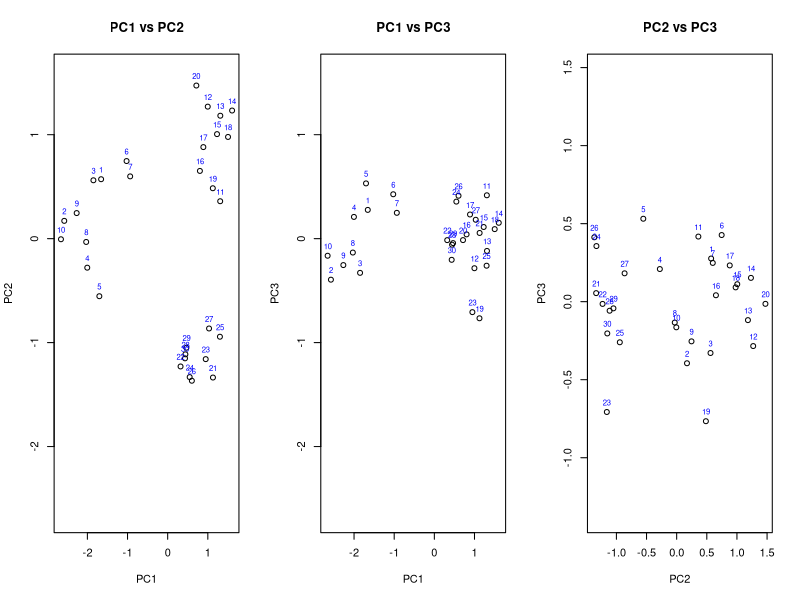

This figure's R source:
## ---- chunk 1
knitr::opts_chunk$set(echo = TRUE, message = FALSE, warning = FALSE)
## ---- chunk 2
mydata = read.table(file = "PCA_data.csv", header = TRUE, row.names = 1, sep = ",")
mydata.pca = prcomp(mydata, retx = TRUE, center = TRUE, scale = TRUE)

sd = mydata.pca$sdev
loadings = mydata.pca$rotation
rownames(loadings) = colnames(mydata)
scores = mydata.pca$x
## ---- chunk 3
# Standardize the original data
Z = scale(mydata, center = mydata.pca$center, scale = mydata.pca$scale)

# Compute PCA scores manually
manual_scores = Z %*% loadings
manual_scores

cat("\nMax absolute difference:", max(abs(manual_scores - scores)), "\n")
## ---- chunk 4
eigenvalues = sd^2
pct_var = eigenvalues / sum(eigenvalues) * 100

var_table = data.frame(
  Component = paste0("PC", 1:length(sd)),
  Eigenvalue = round(eigenvalues, 4),
  Pct_Variance = round(pct_var, 2),
  Cumulative_Pct = round(cumsum(pct_var), 2)
)
print(var_table)
## ---- chunk 5
par(mfrow = c(1, 3))

# i) PC1 vs PC2
plot(scores[, 1], scores[, 2], xlab = "PC1", ylab = "PC2", main = "PC1 vs PC2",
     xlim = range(scores[, 1:2]), ylim = range(scores[, 1:2]))
text(scores[, 1], scores[, 2], rownames(scores), col = "blue", cex = 0.7, pos = 3)

# ii) PC1 vs PC3
plot(scores[, 1], scores[, 3], xlab = "PC1", ylab = "PC3", main = "PC1 vs PC3",
     xlim = range(scores[, c(1,3)]), ylim = range(scores[, c(1,3)]))
text(scores[, 1], scores[, 3], rownames(scores), col = "blue", cex = 0.7, pos = 3)

# iii) PC2 vs PC3
plot(scores[, 2], scores[, 3], xlab = "PC2", ylab = "PC3", main = "PC2 vs PC3",
     xlim = range(scores[, 2:3]), ylim = range(scores[, 2:3]))
text(scores[, 2], scores[, 3], rownames(scores), col = "blue", cex = 0.7, pos = 3)
